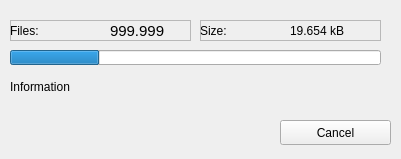
<?xml version="1.0" encoding="UTF-8"?>
<ui version="4.0">
 <class>kbvDBImExProgressClass</class>
 <widget class="QDialog" name="kbvDBImExProgressClass">
  <property name="windowModality">
   <enum>Qt::WindowModal</enum>
  </property>
  <property name="geometry">
   <rect>
    <x>0</x>
    <y>0</y>
    <width>401</width>
    <height>159</height>
   </rect>
  </property>
  <property name="sizePolicy">
   <sizepolicy hsizetype="Preferred" vsizetype="Preferred">
    <horstretch>0</horstretch>
    <verstretch>0</verstretch>
   </sizepolicy>
  </property>
  <property name="minimumSize">
   <size>
    <width>401</width>
    <height>159</height>
   </size>
  </property>
  <property name="windowTitle">
   <string notr="true"/>
  </property>
  <property name="toolTip">
   <string notr="true"/>
  </property>
  <property name="statusTip">
   <string notr="true"/>
  </property>
  <property name="whatsThis">
   <string notr="true"/>
  </property>
  <property name="accessibleName">
   <string notr="true"/>
  </property>
  <property name="accessibleDescription">
   <string notr="true"/>
  </property>
  <property name="autoFillBackground">
   <bool>true</bool>
  </property>
  <property name="windowFilePath">
   <string notr="true"/>
  </property>
  <property name="modal">
   <bool>true</bool>
  </property>
  <widget class="QPushButton" name="dbImExButtonCancel">
   <property name="geometry">
    <rect>
     <x>280</x>
     <y>120</y>
     <width>111</width>
     <height>25</height>
    </rect>
   </property>
   <property name="sizePolicy">
    <sizepolicy hsizetype="Minimum" vsizetype="Fixed">
     <horstretch>0</horstretch>
     <verstretch>0</verstretch>
    </sizepolicy>
   </property>
   <property name="minimumSize">
    <size>
     <width>111</width>
     <height>25</height>
    </size>
   </property>
   <property name="font">
    <font>
     <pointsize>9</pointsize>
    </font>
   </property>
   <property name="text">
    <string notr="true">Cancel</string>
   </property>
   <property name="checkable">
    <bool>false</bool>
   </property>
   <property name="autoDefault">
    <bool>false</bool>
   </property>
  </widget>
  <widget class="QProgressBar" name="dbImExProgressBar">
   <property name="geometry">
    <rect>
     <x>10</x>
     <y>50</y>
     <width>371</width>
     <height>15</height>
    </rect>
   </property>
   <property name="maximum">
    <number>100</number>
   </property>
   <property name="value">
    <number>24</number>
   </property>
   <property name="textVisible">
    <bool>false</bool>
   </property>
   <property name="format">
    <string notr="true">%p%</string>
   </property>
  </widget>
  <widget class="QLabel" name="dbImExTextInfo">
   <property name="geometry">
    <rect>
     <x>10</x>
     <y>80</y>
     <width>251</width>
     <height>71</height>
    </rect>
   </property>
   <property name="frameShape">
    <enum>QFrame::NoFrame</enum>
   </property>
   <property name="text">
    <string notr="true">Information</string>
   </property>
   <property name="alignment">
    <set>Qt::AlignLeading|Qt::AlignLeft|Qt::AlignTop</set>
   </property>
   <property name="wordWrap">
    <bool>true</bool>
   </property>
  </widget>
  <widget class="QFrame" name="dbImExFrame1">
   <property name="geometry">
    <rect>
     <x>10</x>
     <y>20</y>
     <width>181</width>
     <height>21</height>
    </rect>
   </property>
   <property name="frameShape">
    <enum>QFrame::StyledPanel</enum>
   </property>
   <property name="frameShadow">
    <enum>QFrame::Raised</enum>
   </property>
   <widget class="QLabel" name="dbImExTextFiles">
    <property name="geometry">
     <rect>
      <x>0</x>
      <y>0</y>
      <width>91</width>
      <height>21</height>
     </rect>
    </property>
    <property name="text">
     <string>Files:</string>
    </property>
    <property name="margin">
     <number>4</number>
    </property>
   </widget>
   <widget class="QLabel" name="dbImExFileLbl">
    <property name="geometry">
     <rect>
      <x>100</x>
      <y>0</y>
      <width>81</width>
      <height>21</height>
     </rect>
    </property>
    <property name="font">
     <font>
      <pointsize>11</pointsize>
      <weight>50</weight>
      <bold>false</bold>
     </font>
    </property>
    <property name="toolTip">
     <string notr="true"/>
    </property>
    <property name="statusTip">
     <string notr="true"/>
    </property>
    <property name="whatsThis">
     <string notr="true"/>
    </property>
    <property name="accessibleName">
     <string notr="true"/>
    </property>
    <property name="accessibleDescription">
     <string notr="true"/>
    </property>
    <property name="text">
     <string notr="true">999.999</string>
    </property>
    <property name="textInteractionFlags">
     <set>Qt::NoTextInteraction</set>
    </property>
   </widget>
  </widget>
  <widget class="QFrame" name="dbImExFrame2">
   <property name="geometry">
    <rect>
     <x>200</x>
     <y>20</y>
     <width>181</width>
     <height>21</height>
    </rect>
   </property>
   <property name="frameShape">
    <enum>QFrame::StyledPanel</enum>
   </property>
   <property name="frameShadow">
    <enum>QFrame::Raised</enum>
   </property>
   <widget class="QLabel" name="dbImExTextSize">
    <property name="geometry">
     <rect>
      <x>0</x>
      <y>0</y>
      <width>81</width>
      <height>21</height>
     </rect>
    </property>
    <property name="text">
     <string>Size:</string>
    </property>
    <property name="margin">
     <number>4</number>
    </property>
   </widget>
   <widget class="QLabel" name="dbImExSizeLbl">
    <property name="geometry">
     <rect>
      <x>90</x>
      <y>0</y>
      <width>91</width>
      <height>21</height>
     </rect>
    </property>
    <property name="text">
     <string notr="true">19.654 kB</string>
    </property>
   </widget>
  </widget>
 </widget>
 <layoutdefault spacing="6" margin="11"/>
 <tabstops>
  <tabstop>dbImExButtonCancel</tabstop>
 </tabstops>
 <resources/>
 <connections/>
</ui>
